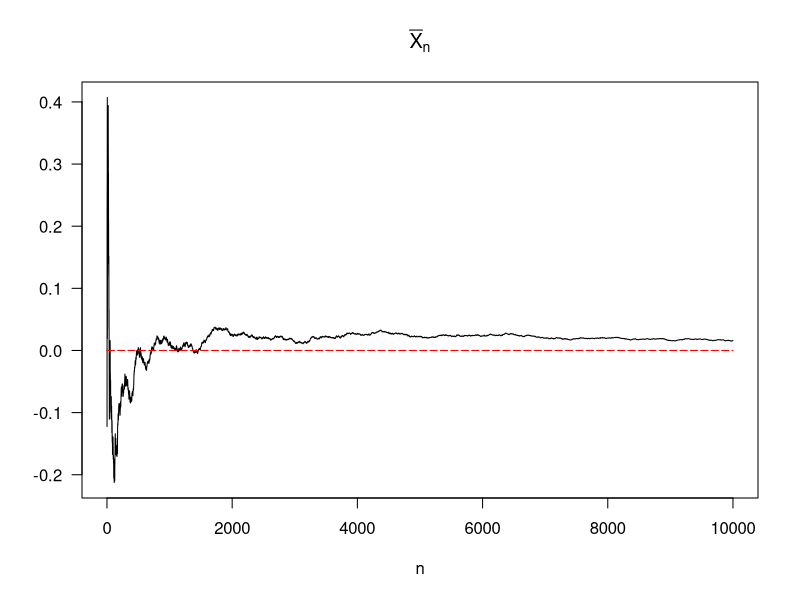
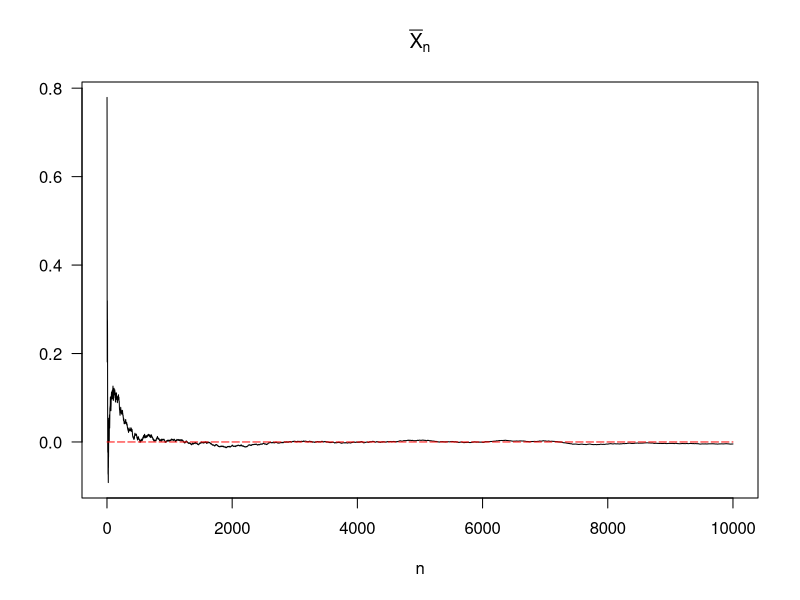
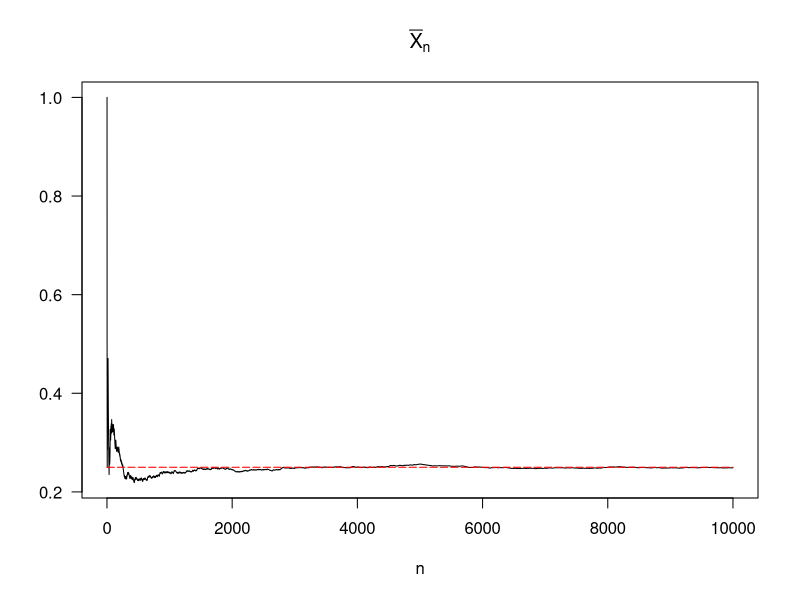
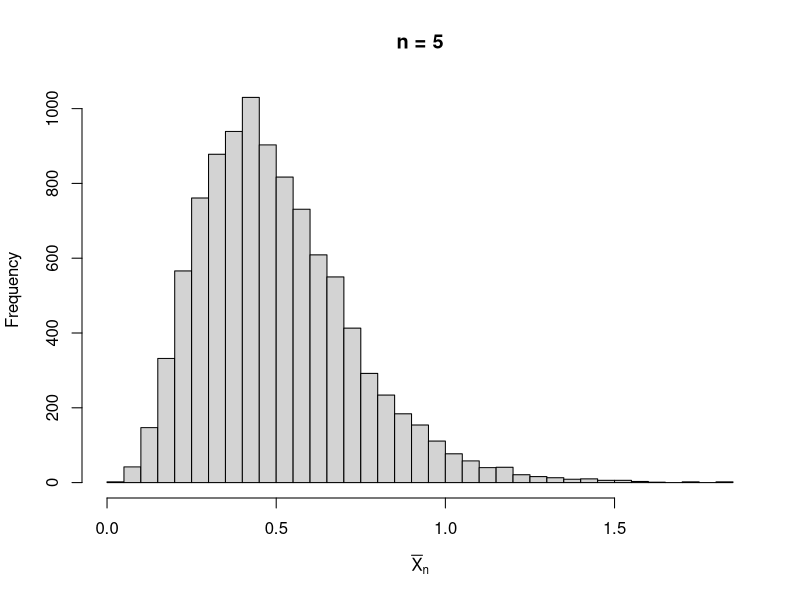
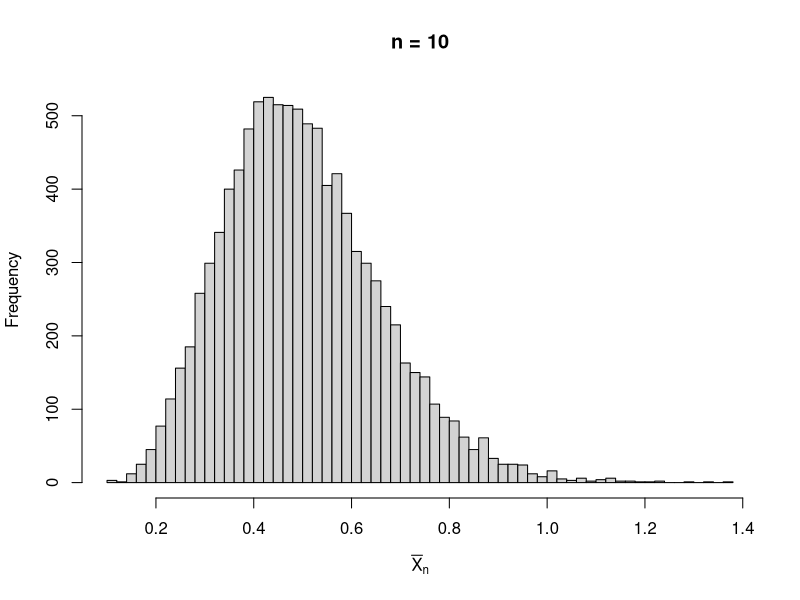
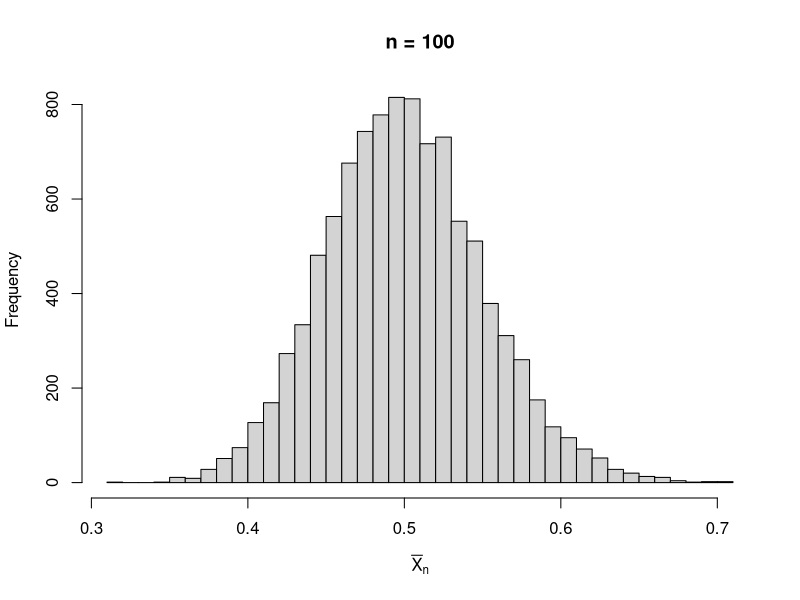
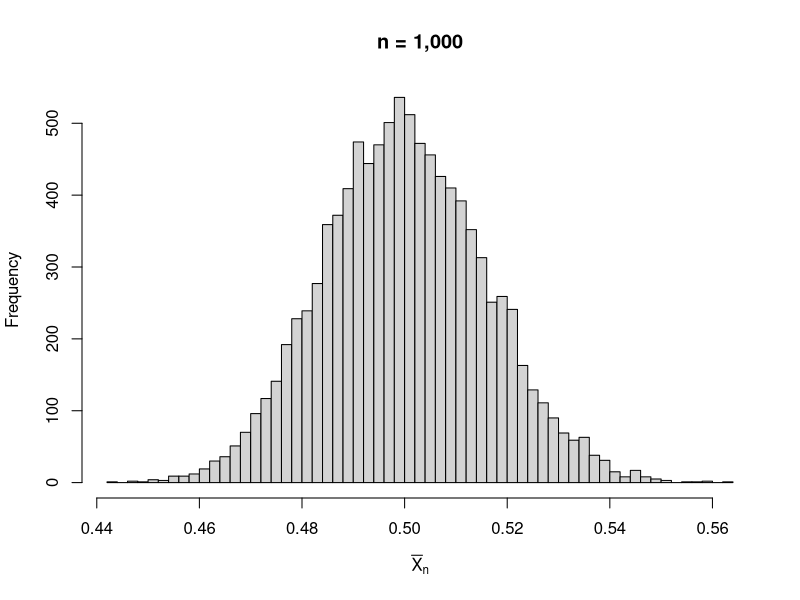

Generate these figures, in order, with R:
# Problem Set 0 ================================================================
# Author: Thomas Wiemann 

# This problem set serves as a brief illustration of the law of large numbers 
#     (LLN) and the central limit theorem (CLT). 

# Preliminaries ================================================================

# Here, we'd typically load required packages or our own custom code stored in 
#     other R scripts. For this problem set, base R suffices so we'll omit this
#     step here.

# Set random seed 
set.seed(2021)

# Exercise 1: Convergence to the mean ==========================================

# First, we set some parameters for the simulation exercise
nobs <- 10000 # maximum number of samples drawn 

# Second, we generate iid draws from various distributions. For simplicity, 
#     consider a standard normal N(0,1), a uniform on the interval (-1, 1), 
#     a Bernoulli B(p = 0.25).

draws_norm <- rnorm(nobs, mean = 0, sd = 1)
draws_unif <- runif(nobs, min = -1, max = 1)
draws_bern <- sample(c(0,1), size = nobs, replace = T, prob = c(0.75, 0.25))

# Calculate cumulative sums and divide by the number of draws to obtain the 
#     sample means after n draws, for n = {1, 2,..., 10000}. Note, these 
#     divisions are element-wise.

means_norm <- cumsum(draws_norm) / c(1:nobs)
means_unif <- cumsum(draws_unif) / c(1:nobs)
means_bern <- cumsum(draws_bern) / c(1:nobs)

# Normal draws
plot(means_norm, type = "l", main = expression(bar(X)[n]), col = "black",
     ylab = "", xlab = "n", las = 1)
lines(rep(0, nobs),  col = "red", lty = 5)

# Uniform draws
plot(means_unif, type = "l", main = expression(bar(X)[n]), col = "black",
     ylab = "", xlab = "n", las = 1)
lines(rep(0, nobs),  col = "red", lty = 5)

# Bernoulli draws
plot(means_bern, type = "l", main = expression(bar(X)[n]), col = "black",
     ylab = "", xlab = "n", las = 1)
lines(rep(0.25, nobs),  col = "red", lty = 5)

# Indeed, we see the sample means converging to the true means. 

# Exercise 2: Convergence in distribution ======================================

# As before, let's first define some parameters for the exercise. Here, our goal
#     is to visualize the distribution of the sample mean at various sample 
#     sizes. It thus makes sense to fix the number of simulated sample means at
#     a sufficiently high value (so that we can plot a proper histogram), and 
#     define a set of different sample sizes.

n_smplmeans <- 10000
nobs_set <-  c(5, 10, 100, 1000)

# To calculate the means, it's convenient to use a simple for-loop. Note that
#     we must first initialize a matrix to store our results in. This matrix
#     should be of appropriate dimension. Then, we loop over all possible values
#     in nobs_set. Note that we draw individual samples from the exponential 
#     distribution with rate 2 so that the expected value is 1/2.

res_sim <- matrix(NA, nrow = n_smplmeans, ncol = length(nobs_set))
for (j in 1:length(nobs_set)) {
  res_sim[, j] <- replicate(n_smplmeans, mean(rexp(nobs_set[j], 2)))
}#FOR

# Let us now plot the corresponding histograms.

hist(res_sim[, 1], 50, xlab = expression(bar(X)[n]), main = "n = 5")
hist(res_sim[, 2], 50, xlab = expression(bar(X)[n]), main = "n = 10")
hist(res_sim[, 3], 50, xlab = expression(bar(X)[n]), main = "n = 100")
hist(res_sim[, 4], 50, xlab = expression(bar(X)[n]), main = "n = 1,000")

# Indeed, we see that the distribution of the sample mean converges to a normal
#     distribution.